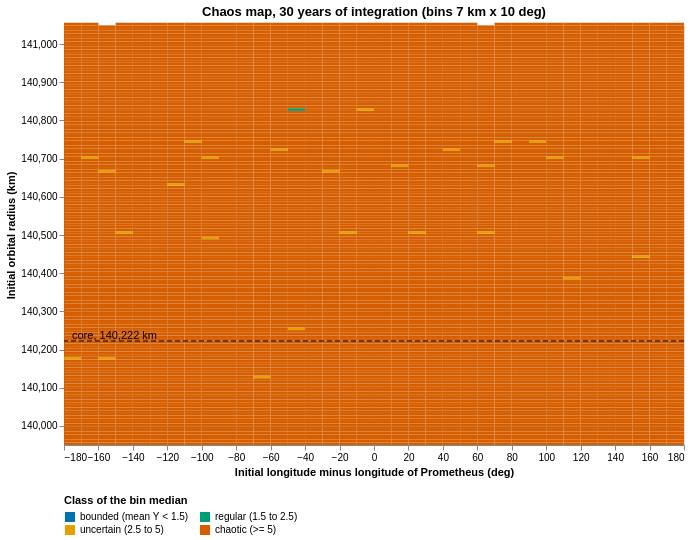

The specification (Vega-Lite) saved for this image:
### Vega-Lite specification from a JSON file in a GitHub repository (floating-point values rounded to 4 significant figures; data arrays with more than 128 entries replaced by an {"elided": "..."} marker saying what was removed)
{"$schema": "https://vega.github.io/schema/vega-lite/v5.20.1.json", "config": {"view": {"continuousHeight": 300, "continuousWidth": 300, "strokeWidth": 0}}, "datasets": {"data-1bddb5f7ee591d8c364e85db944d8b6b": {"elided": "5686 records"}, "data-c6824fe1b112384836480bf559cf358a": [{"label": "core, 140,222 km", "r": 140200.0}]}, "height": 420, "layer": [{"data": {"name": "data-1bddb5f7ee591d8c364e85db944d8b6b"}, "encoding": {"color": {"field": "cls", "legend": {"columns": 2, "orient": "bottom"}, "scale": {"domain": ["bounded (mean Y < 1.5)", "regular (1.5 to 2.5)", "uncertain (2.5 to 5)", "chaotic (>= 5)"], "range": ["#0072B2", "#009E73", "#E69F00", "#D55E00"]}, "title": "Class of the bin median", "type": "nominal"}, "tooltip": [{"field": "r", "title": "radius (km)", "type": "quantitative"}, {"field": "lon", "title": "longitude (deg)", "type": "quantitative"}, {"field": "y", "title": "median mean MEGNO", "type": "quantitative"}, {"field": "n", "title": "particles", "type": "quantitative"}], "x": {"field": "lon", "scale": {"domain": [-180, 180], "nice": false}, "title": "Initial longitude minus longitude of Prometheus (deg)", "type": "quantitative"}, "x2": {"field": "lon2"}, "y": {"field": "r", "scale": {"domain": [139950, 141050], "nice": false}, "title": "Initial orbital radius (km)", "type": "quantitative"}, "y2": {"field": "r2"}}, "mark": {"type": "rect"}, "transform": [{"as": "cls", "calculate": "datum.y < 1.5 ? 'bounded (mean Y < 1.5)' : datum.y <= 2.5 ? 'regular (1.5 to 2.5)' : datum.y < 5 ? 'uncertain (2.5 to 5)' : 'chaotic (>= 5)'"}, {"as": "r2", "calculate": "datum.r + 7.0"}, {"as": "lon2", "calculate": "datum.lon + 10.0"}]}, {"data": {"name": "data-c6824fe1b112384836480bf559cf358a"}, "encoding": {"tooltip": [{"field": "label", "type": "nominal"}, {"field": "r", "type": "quantitative"}], "y": {"field": "r", "type": "quantitative"}}, "mark": {"color": "black", "strokeDash": [5, 3], "type": "rule"}}, {"data": {"name": "data-c6824fe1b112384836480bf559cf358a"}, "encoding": {"text": {"field": "label", "type": "nominal"}, "x": {"value": 4}, "y": {"field": "r", "type": "quantitative"}}, "mark": {"align": "left", "dx": 4, "dy": -5, "fontSize": 11, "type": "text"}}], "title": "Chaos map, 30 years of integration (bins 7 km x 10 deg)", "width": 620}
